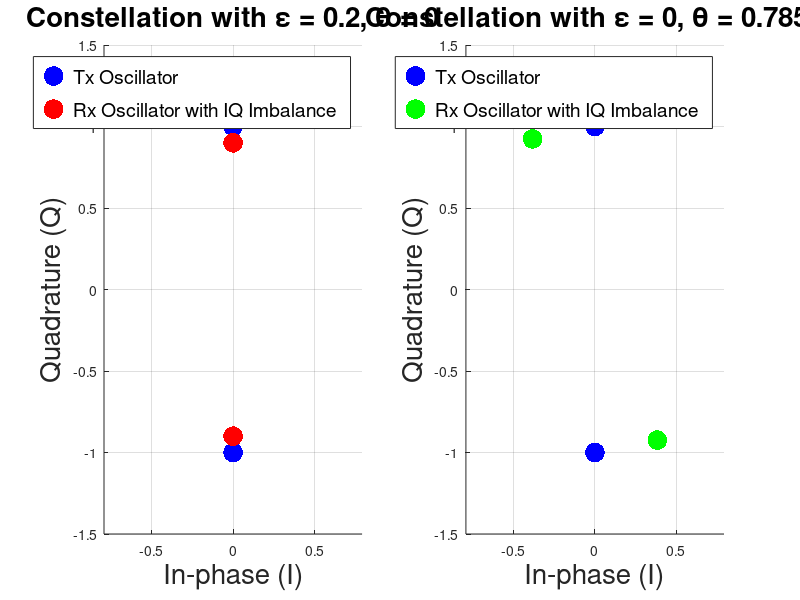
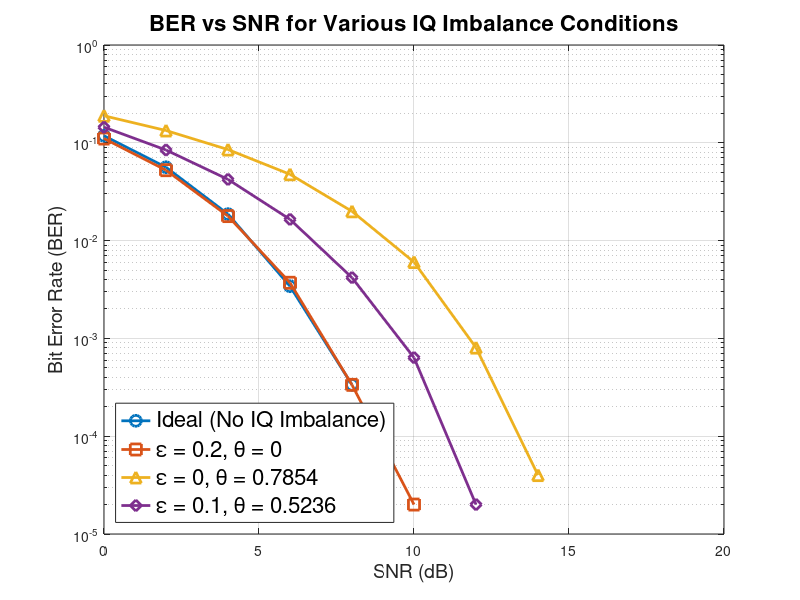

These figures' MATLAB source, in order:
% Ali Behfarnia, Edited 10/2024
% Wi-Fi System Simulation with Phase Noise Impact 
% Modeling of the LO(Local Oscillator) phase noise as a Wiener process (cumulative sum of Gaussian noise)

close all;
clc;
clear all;

% Wi-Fi System Simulation with Phase Noise Impact
% ========================
% Parameters
% ========================
f_c = 2.4e9; 
fs = 4 * f_c;    % Sampling frequency (4 points for the constellation)
ts = 1 / fs;     
t = 0:ts:1.5e-9-ts;   % Time vector, simulate 1.5 nanoseconds

a = cos(2 * pi * f_c * t);   % In-phase (I) component
b = sin(2 * pi * f_c * t);   % Quadrature (Q) component

marker_size = 200; % Marker size for constellation points

% ==================
% Case 1: IQ Imbalance (epsilon = 0.1, theta = pi/6)
% ==================
epsilon1 = 0.2;   
theta1 = 0;    

% Transmit Oscillator without IQ Mismatch
cos_tx = cos(2 * pi * f_c * t);   % Ideal In-phase (I) component
sin_tx = sin(2 * pi * f_c * t);   % Ideal Quadrature (Q) component

% Received signal with IQ imbalance (case 1)
x_bb_i1 = a .* ((1 + epsilon1 / 2) * cos(theta1 / 2)) - b .* ((1 + epsilon1 / 2) * sin(theta1 / 2));
x_bb_q1 = -a .* ((1 - epsilon1 / 2) * sin(theta1 / 2)) + b .* ((1 - epsilon1 / 2) * cos(theta1 / 2));

% ==================
% Case 2: IQ Imbalance (epsilon = 0.2, theta = pi/4)
% ==================
epsilon2 = 0;  
theta2 = pi / 4;   

% Received signal with IQ imbalance (case 2)
x_bb_i2 = a .* ((1 + epsilon2 / 2) * cos(theta2 / 2)) - b .* ((1 + epsilon2 / 2) * sin(theta2 / 2));
x_bb_q2 = -a .* ((1 - epsilon2 / 2) * sin(theta2 / 2)) + b .* ((1 - epsilon2 / 2) * cos(theta2 / 2));

% ==================
% Plotting the Constellations
% ==================
figure;

% Subplot for Case 1
subplot(1, 2, 1);
scatter(cos_tx, sin_tx, marker_size, 'b', 'filled');   % Tx oscillator (ideal)
hold on;
scatter(x_bb_i1, x_bb_q1, marker_size, 'r', 'filled'); % Rx oscillator with IQ mismatch (case 1)
title(['Constellation with \epsilon = ' num2str(epsilon1) ', \theta = ' num2str(theta1)], 'FontSize', 20);
xlabel('In-phase (I)', 'FontSize', 20);
ylabel('Quadrature (Q)', 'FontSize', 20);
ylim([-1.5 1.5]);
grid on;
axis equal;
legend('Tx Oscillator', 'Rx Oscillator with IQ Imbalance', 'FontSize', 14);
hold off;

% Subplot for Case 2
subplot(1, 2, 2);
scatter(cos_tx, sin_tx, marker_size, 'b', 'filled');   % Tx oscillator (ideal)
hold on;
scatter(x_bb_i2, x_bb_q2, marker_size, 'g', 'filled'); % Rx oscillator with IQ mismatch (case 2)
title(['Constellation with \epsilon = ' num2str(epsilon2) ', \theta = ' num2str(theta2)], 'FontSize', 20);
xlabel('In-phase (I)', 'FontSize', 20);
ylabel('Quadrature (Q)', 'FontSize', 20);
ylim([-1.5 1.5]);
grid on;
axis equal;
legend('Tx Oscillator', 'Rx Oscillator with IQ Imbalance', 'FontSize', 14);
hold off;

% ==================
% BER vs SNR Calculation for Four Cases
% ==================

% Simulation parameters for BER
num_symbols = 1e5;          % Number of symbols for BER calculation
snr_values = 0:2:20;        % SNR range in dB

% IQ imbalance parameters for each case
epsilon3 = 0.1; theta3 = pi / 6;   % Case 3: both epsilon and theta non-zero
epsilon_ideal = 0; theta_ideal = 0;% Ideal case: no IQ imbalance

% Initialize BER results
ber_ideal = zeros(1, length(snr_values));
ber_case1 = zeros(1, length(snr_values));
ber_case2 = zeros(1, length(snr_values));
ber_case3 = zeros(1, length(snr_values));

for i = 1:length(snr_values)
    snr = snr_values(i);
    noise_power = 10^(-snr / 10);

    % Generate random BPSK symbols
    a = randi([0, 1], 1, num_symbols) * 2 - 1;
    b = randi([0, 1], 1, num_symbols) * 2 - 1;

    % Ideal case
    x_ideal_i = a;
    x_ideal_q = b;
    
    % Case 1: IQ imbalance with epsilon1 and theta1
    x_bb_i1 = a .* ((1 + epsilon1 / 2) * cos(theta1 / 2)) - b .* ((1 + epsilon1 / 2) * sin(theta1 / 2));
    x_bb_q1 = -a .* ((1 - epsilon1 / 2) * sin(theta1 / 2)) + b .* ((1 - epsilon1 / 2) * cos(theta1 / 2));
    
    % Case 2: IQ imbalance with epsilon2 and theta2
    x_bb_i2 = a .* ((1 + epsilon2 / 2) * cos(theta2 / 2)) - b .* ((1 + epsilon2 / 2) * sin(theta2 / 2));
    x_bb_q2 = -a .* ((1 - epsilon2 / 2) * sin(theta2 / 2)) + b .* ((1 - epsilon2 / 2) * cos(theta2 / 2));
    
    % Case 3: IQ imbalance with epsilon3 and theta3 (both non-zero)
    x_bb_i3 = a .* ((1 + epsilon3 / 2) * cos(theta3 / 2)) - b .* ((1 + epsilon3 / 2) * sin(theta3 / 2));
    x_bb_q3 = -a .* ((1 - epsilon3 / 2) * sin(theta3 / 2)) + b .* ((1 - epsilon3 / 2) * cos(theta3 / 2));
    
    % Add noise
    noise_i = sqrt(noise_power / 2) * randn(1, num_symbols);
    noise_q = sqrt(noise_power / 2) * randn(1, num_symbols);

    % Received symbols for each case
    r_ideal_i = x_ideal_i + noise_i;
    r_ideal_q = x_ideal_q + noise_q;
    r_i1 = x_bb_i1 + noise_i;
    r_q1 = x_bb_q1 + noise_q;
    r_i2 = x_bb_i2 + noise_i;
    r_q2 = x_bb_q2 + noise_q;
    r_i3 = x_bb_i3 + noise_i;
    r_q3 = x_bb_q3 + noise_q;

    % Detection and BER calculation
    ber_ideal(i) = mean(sign(r_ideal_i) ~= a) + mean(sign(r_ideal_q) ~= b) / 2;
    ber_case1(i) = mean(sign(r_i1) ~= a) + mean(sign(r_q1) ~= b) / 2;
    ber_case2(i) = mean(sign(r_i2) ~= a) + mean(sign(r_q2) ~= b) / 2;
    ber_case3(i) = mean(sign(r_i3) ~= a) + mean(sign(r_q3) ~= b) / 2;
end

% Plotting BER vs SNR
figure;
semilogy(snr_values, ber_ideal, '-o', 'LineWidth', 2, 'MarkerSize', 8, 'DisplayName', 'Ideal (No IQ Imbalance)');
hold on;
semilogy(snr_values, ber_case1, '-s', 'LineWidth', 2, 'MarkerSize', 8, 'DisplayName', ['\epsilon = ' num2str(epsilon1) ', \theta = ' num2str(theta1)]);
semilogy(snr_values, ber_case2, '-^', 'LineWidth', 2, 'MarkerSize', 8, 'DisplayName', ['\epsilon = ' num2str(epsilon2) ', \theta = ' num2str(theta2)]);
semilogy(snr_values, ber_case3, '-d', 'LineWidth', 2, 'MarkerSize', 8, 'DisplayName', ['\epsilon = ' num2str(epsilon3) ', \theta = ' num2str(theta3)]);
grid on;
xlabel('SNR (dB)', 'FontSize', 14);
ylabel('Bit Error Rate (BER)', 'FontSize', 14);
title('BER vs SNR for Various IQ Imbalance Conditions', 'FontSize', 16);
legend('Location', 'southwest', 'FontSize', 16);
hold off;
